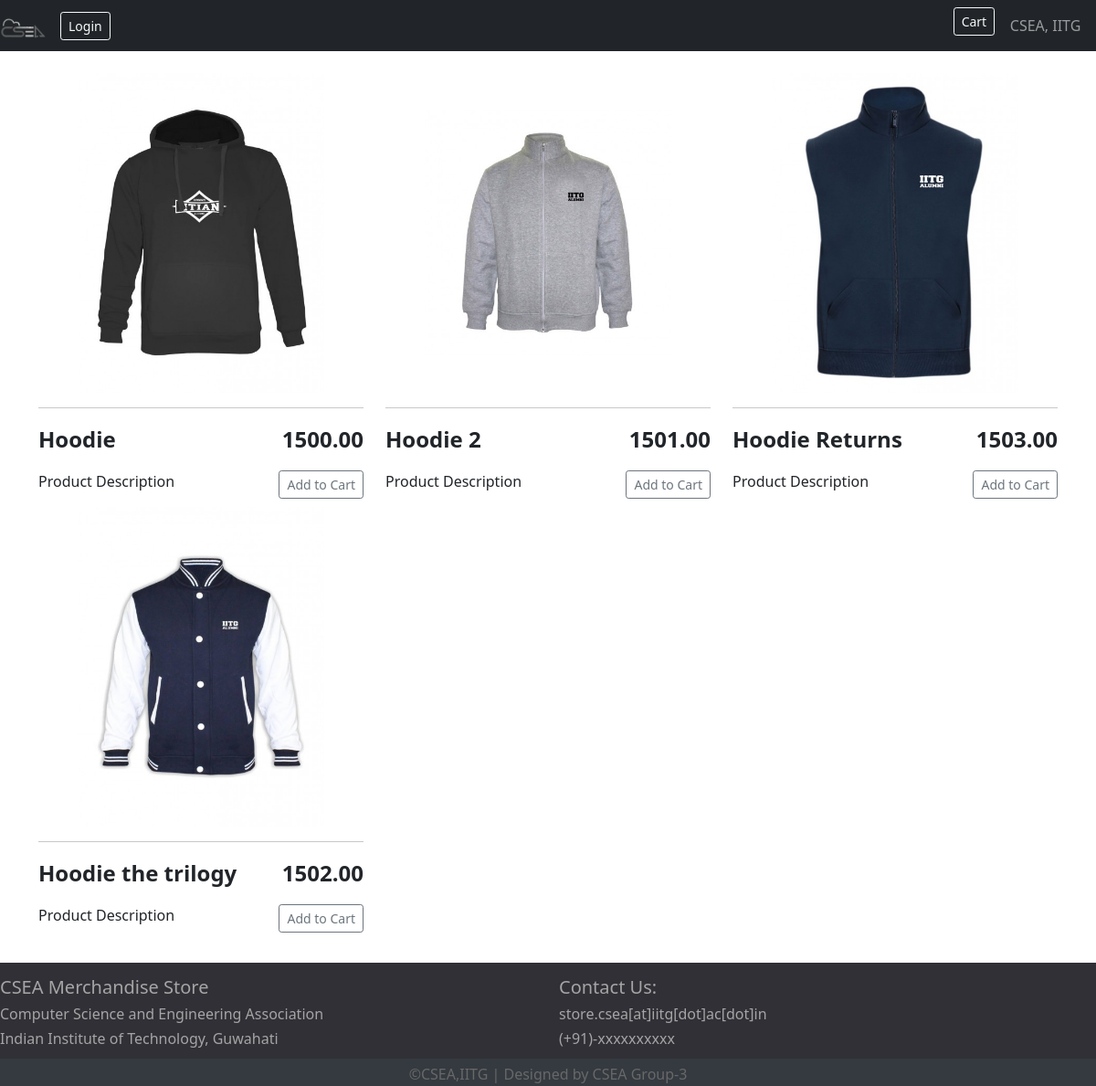
Before: / with the older database file.
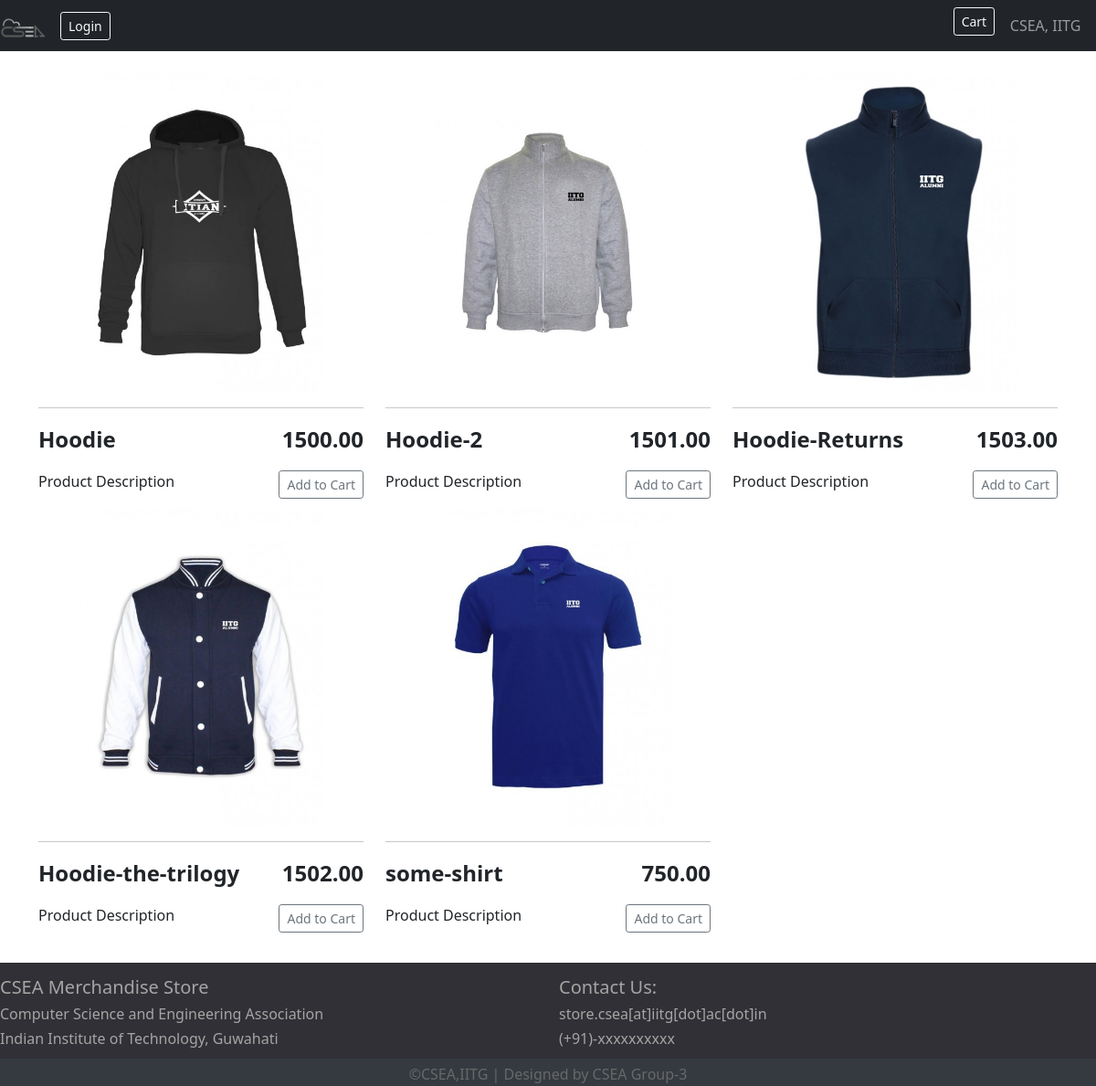
After: the same page with the newer database file.
### store/models.py (models this page shows, shortened)
class Product(models.Model):
    name = models.CharField(max_length = 200)
    price = models.FloatField()
    digital = models.BooleanField(default = False, null = True, blank = True)
    image = models.ImageField(blank=True)

### store/views.py (the view)
# urls.py: path('', include('store.urls')),
def store(request):
	if request.user.is_authenticated:
		customer = request.user.customer
		order, created = Order.objects.get_or_create(customer=customer, complete = False)
	else:
		order = {'get_cart_total':0}
	products = Product.objects.all()
	context = {'products':products, 'order':order}
	return render(request, 'store/store.html', context)

### store/templates/store/store.html (shortened to what this page needs)
{% extends 'store/main.html' %}
{% load static %}
{% block content %}
<div class="row">
    {% for product in products%}
    <div class="col-lg-4 ">
        <a href="#"><img class="thumbnail" src="{{product.image.url}}"></a>
        <hr>
        <p style="float:left;font-size:1.5em"><strong>{{product.name}}</strong></p>
        <p style="float:right;font-size:1.5em"><strong>{{product.price|floatformat:2}}</strong></p>
        <p style="float:left;font-size:1em">Product Description</p>
        <button  data-product={{product.name}} data-action="add"
        class="btn btn-outline-secondary add-btn btn-sm update-cart" style="float:right">
            Add to Cart
        </button>
    </div>
    {%endfor%}
</div>
{% endblock content %}

Changed rows visible on the page:
changed Product: name "Hoodie 2" → "Hoodie-2"
changed Product: name "Hoodie Returns" → "Hoodie-Returns"
changed Product: name "Hoodie the trilogy" → "Hoodie-the-trilogy"
added Product: image (picture), name "some-shirt", price "750.00"
